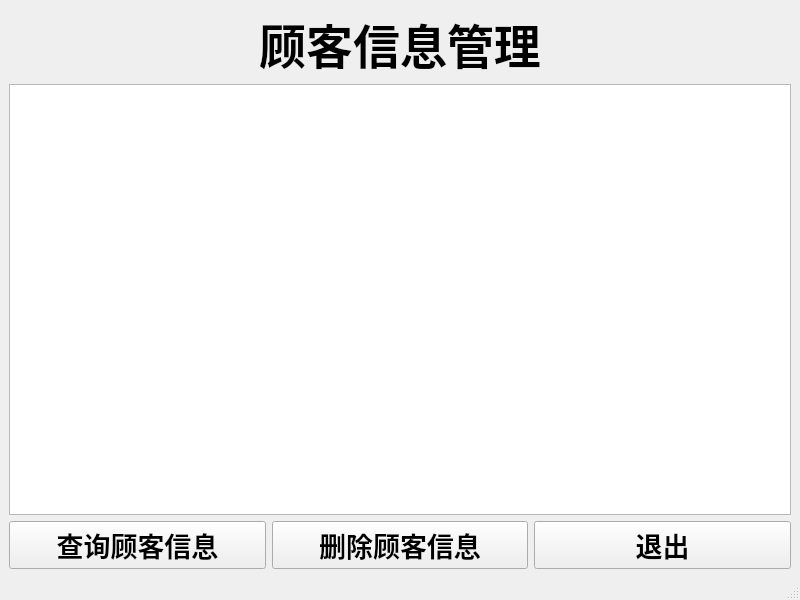
<?xml version="1.0" encoding="UTF-8"?>
<ui version="4.0">
 <class>MainWindow_customListForAdmin</class>
 <widget class="QMainWindow" name="MainWindow_customListForAdmin">
  <property name="geometry">
   <rect>
    <x>0</x>
    <y>0</y>
    <width>800</width>
    <height>600</height>
   </rect>
  </property>
  <property name="windowTitle">
   <string>顾客信息管理</string>
  </property>
  <widget class="QWidget" name="centralwidget">
   <layout class="QGridLayout" name="gridLayout">
    <item row="0" column="0">
     <layout class="QVBoxLayout" name="verticalLayout">
      <item>
       <widget class="QLabel" name="label">
        <property name="font">
         <font>
          <pointsize>35</pointsize>
          <weight>75</weight>
          <bold>true</bold>
         </font>
        </property>
        <property name="text">
         <string>顾客信息管理</string>
        </property>
        <property name="alignment">
         <set>Qt::AlignCenter</set>
        </property>
       </widget>
      </item>
      <item>
       <widget class="QTableWidget" name="tableWidget_customTable"/>
      </item>
      <item>
       <layout class="QHBoxLayout" name="horizontalLayout">
        <item>
         <widget class="QPushButton" name="pushButton_showCustom">
          <property name="font">
           <font>
            <pointsize>20</pointsize>
            <weight>75</weight>
            <bold>true</bold>
           </font>
          </property>
          <property name="text">
           <string>查询顾客信息</string>
          </property>
         </widget>
        </item>
        <item>
         <widget class="QPushButton" name="pushButton_deleteCustom">
          <property name="font">
           <font>
            <pointsize>20</pointsize>
            <weight>75</weight>
            <bold>true</bold>
           </font>
          </property>
          <property name="text">
           <string>删除顾客信息</string>
          </property>
         </widget>
        </item>
        <item>
         <widget class="QPushButton" name="pushButton_quit">
          <property name="font">
           <font>
            <pointsize>20</pointsize>
            <weight>75</weight>
            <bold>true</bold>
           </font>
          </property>
          <property name="text">
           <string>退出</string>
          </property>
         </widget>
        </item>
       </layout>
      </item>
     </layout>
    </item>
   </layout>
  </widget>
  <widget class="QMenuBar" name="menubar">
   <property name="geometry">
    <rect>
     <x>0</x>
     <y>0</y>
     <width>800</width>
     <height>26</height>
    </rect>
   </property>
  </widget>
  <widget class="QStatusBar" name="statusbar"/>
 </widget>
 <resources/>
 <connections/>
</ui>
